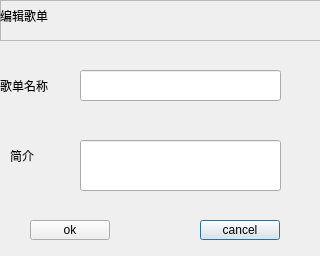
<?xml version="1.0" encoding="UTF-8"?>
<ui version="4.0">
 <class>editDialog</class>
 <widget class="QDialog" name="editDialog">
  <property name="geometry">
   <rect>
    <x>0</x>
    <y>0</y>
    <width>320</width>
    <height>256</height>
   </rect>
  </property>
  <property name="sizePolicy">
   <sizepolicy hsizetype="Fixed" vsizetype="Fixed">
    <horstretch>0</horstretch>
    <verstretch>0</verstretch>
   </sizepolicy>
  </property>
  <property name="maximumSize">
   <size>
    <width>320</width>
    <height>256</height>
   </size>
  </property>
  <property name="windowTitle">
   <string>Dialog</string>
  </property>
  <widget class="QLineEdit" name="introEdit">
   <property name="geometry">
    <rect>
     <x>80</x>
     <y>140</y>
     <width>201</width>
     <height>51</height>
    </rect>
   </property>
   <property name="sizePolicy">
    <sizepolicy hsizetype="Fixed" vsizetype="Fixed">
     <horstretch>0</horstretch>
     <verstretch>0</verstretch>
    </sizepolicy>
   </property>
   <property name="maximumSize">
    <size>
     <width>201</width>
     <height>51</height>
    </size>
   </property>
  </widget>
  <widget class="QPushButton" name="cancelBtn">
   <property name="geometry">
    <rect>
     <x>200</x>
     <y>220</y>
     <width>80</width>
     <height>20</height>
    </rect>
   </property>
   <property name="maximumSize">
    <size>
     <width>80</width>
     <height>20</height>
    </size>
   </property>
   <property name="text">
    <string>cancel</string>
   </property>
  </widget>
  <widget class="QLabel" name="nameLabel">
   <property name="geometry">
    <rect>
     <x>0</x>
     <y>70</y>
     <width>54</width>
     <height>31</height>
    </rect>
   </property>
   <property name="sizePolicy">
    <sizepolicy hsizetype="Fixed" vsizetype="Fixed">
     <horstretch>0</horstretch>
     <verstretch>0</verstretch>
    </sizepolicy>
   </property>
   <property name="maximumSize">
    <size>
     <width>54</width>
     <height>31</height>
    </size>
   </property>
   <property name="text">
    <string>歌单名称</string>
   </property>
  </widget>
  <widget class="QPushButton" name="okBtn">
   <property name="geometry">
    <rect>
     <x>30</x>
     <y>220</y>
     <width>80</width>
     <height>20</height>
    </rect>
   </property>
   <property name="maximumSize">
    <size>
     <width>80</width>
     <height>20</height>
    </size>
   </property>
   <property name="text">
    <string>ok</string>
   </property>
  </widget>
  <widget class="QFrame" name="topic">
   <property name="geometry">
    <rect>
     <x>0</x>
     <y>0</y>
     <width>401</width>
     <height>41</height>
    </rect>
   </property>
   <property name="sizePolicy">
    <sizepolicy hsizetype="Fixed" vsizetype="Fixed">
     <horstretch>0</horstretch>
     <verstretch>0</verstretch>
    </sizepolicy>
   </property>
   <property name="maximumSize">
    <size>
     <width>401</width>
     <height>41</height>
    </size>
   </property>
   <property name="frameShape">
    <enum>QFrame::StyledPanel</enum>
   </property>
   <property name="frameShadow">
    <enum>QFrame::Raised</enum>
   </property>
   <widget class="QLabel" name="label">
    <property name="geometry">
     <rect>
      <x>0</x>
      <y>0</y>
      <width>161</width>
      <height>31</height>
     </rect>
    </property>
    <property name="maximumSize">
     <size>
      <width>161</width>
      <height>31</height>
     </size>
    </property>
    <property name="text">
     <string>编辑歌单</string>
    </property>
   </widget>
  </widget>
  <widget class="QLabel" name="introLabel">
   <property name="geometry">
    <rect>
     <x>10</x>
     <y>140</y>
     <width>54</width>
     <height>31</height>
    </rect>
   </property>
   <property name="sizePolicy">
    <sizepolicy hsizetype="Fixed" vsizetype="Fixed">
     <horstretch>0</horstretch>
     <verstretch>0</verstretch>
    </sizepolicy>
   </property>
   <property name="maximumSize">
    <size>
     <width>54</width>
     <height>31</height>
    </size>
   </property>
   <property name="text">
    <string>简介</string>
   </property>
  </widget>
  <widget class="QLineEdit" name="nameEdit">
   <property name="geometry">
    <rect>
     <x>80</x>
     <y>70</y>
     <width>201</width>
     <height>31</height>
    </rect>
   </property>
   <property name="sizePolicy">
    <sizepolicy hsizetype="Fixed" vsizetype="Fixed">
     <horstretch>0</horstretch>
     <verstretch>0</verstretch>
    </sizepolicy>
   </property>
   <property name="maximumSize">
    <size>
     <width>201</width>
     <height>31</height>
    </size>
   </property>
  </widget>
 </widget>
 <resources/>
 <connections/>
</ui>
